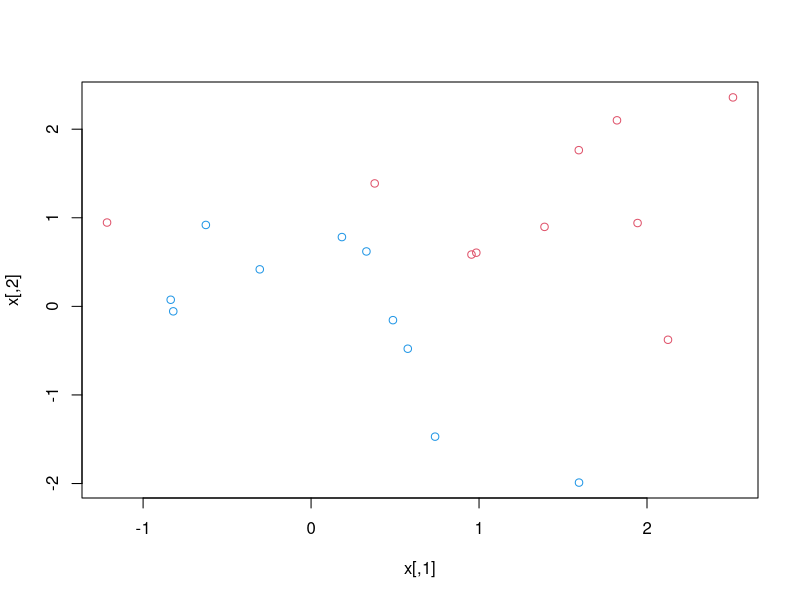
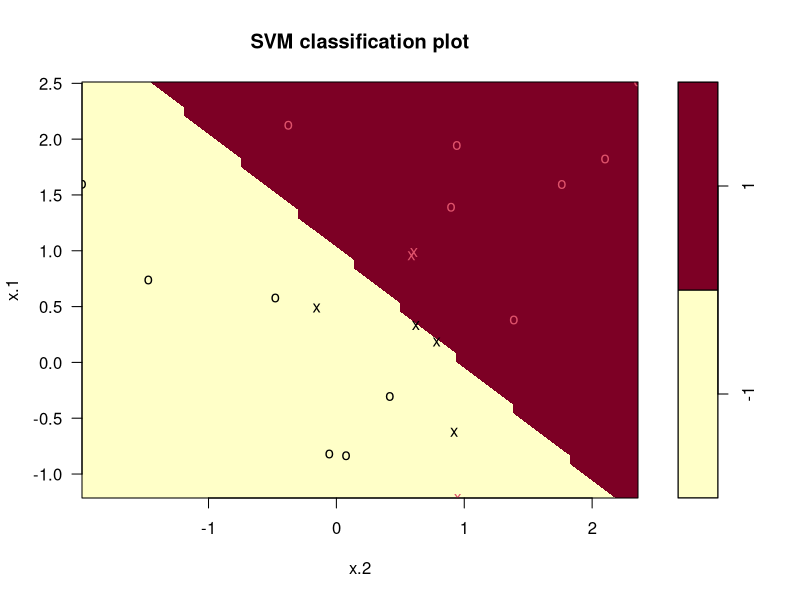
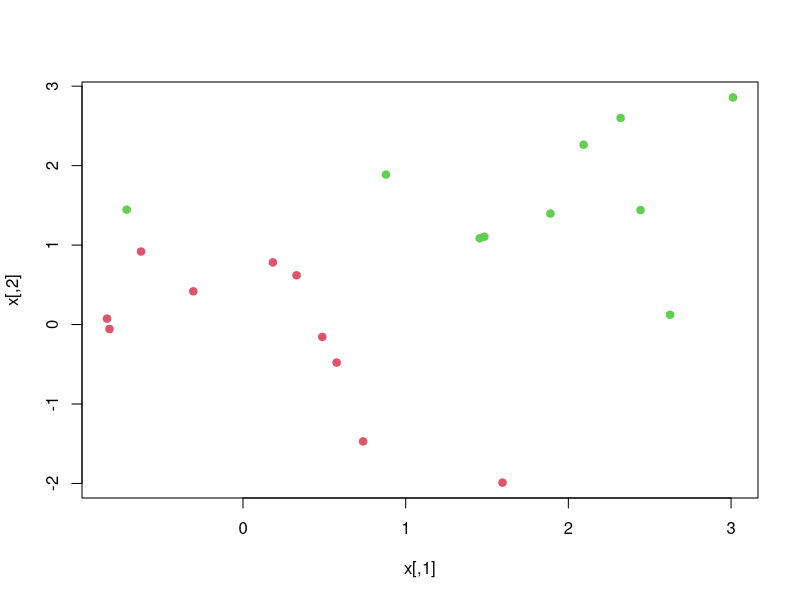
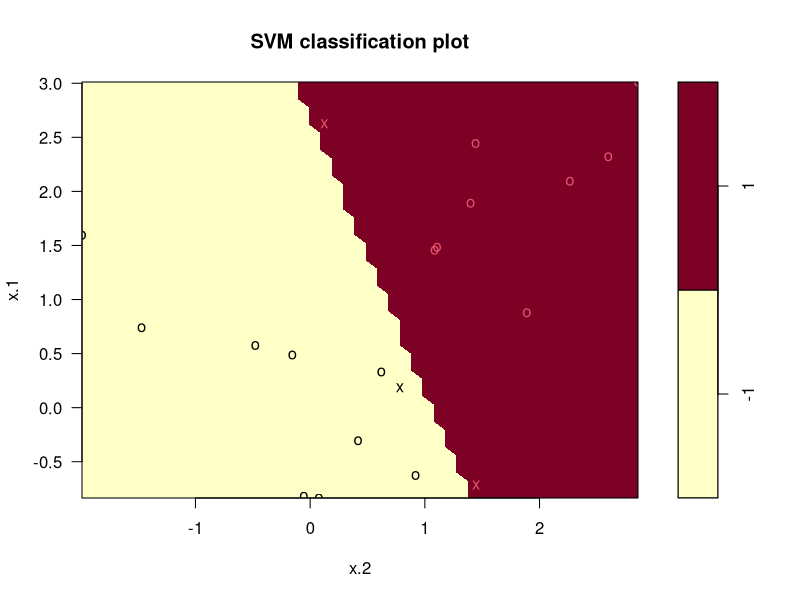
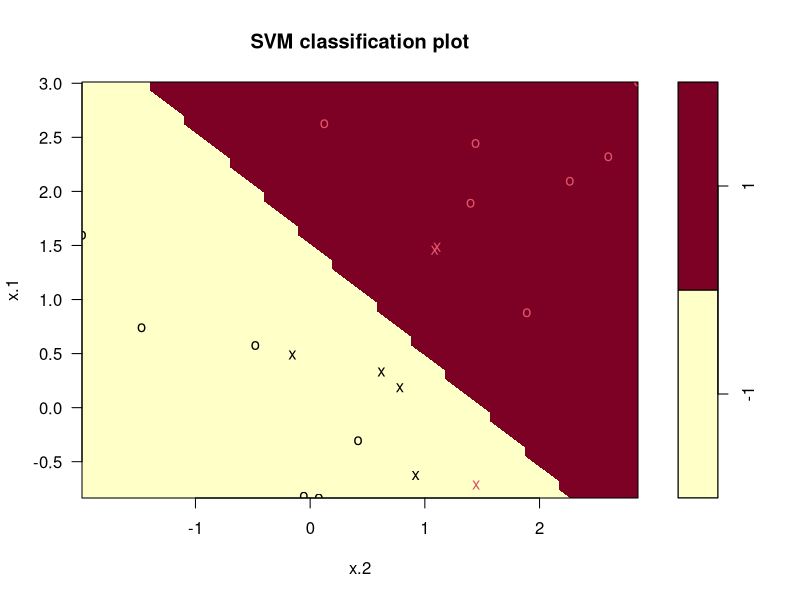
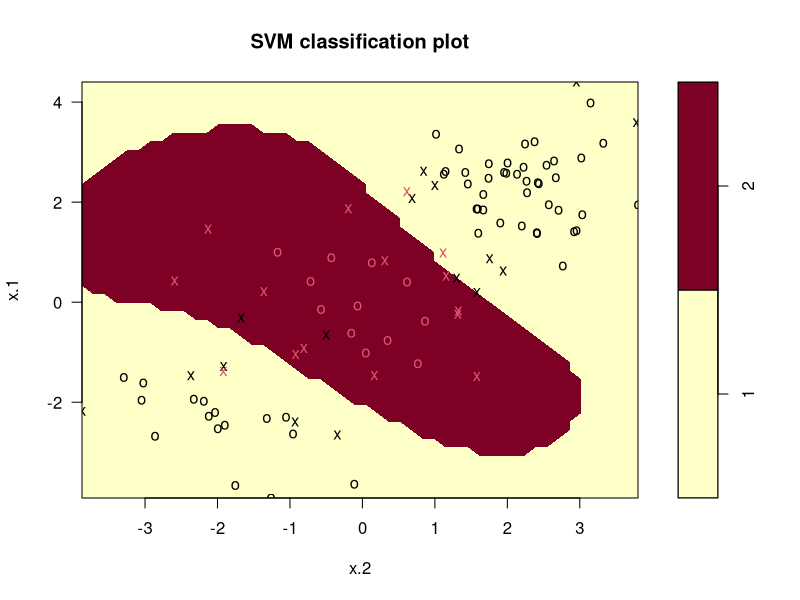
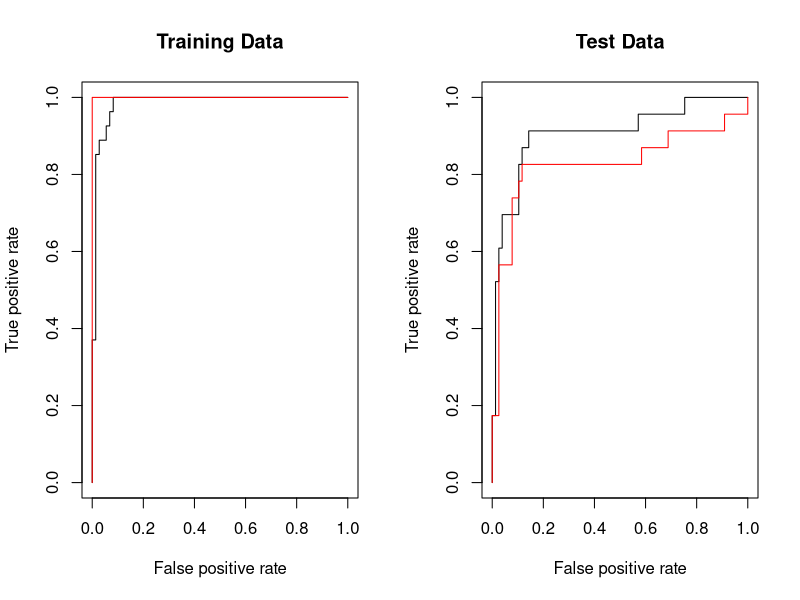
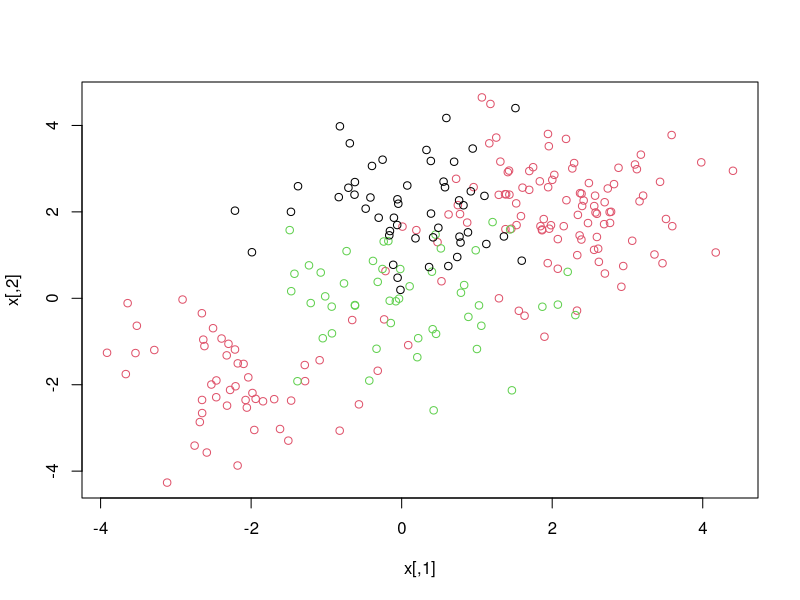

Write R code to recreate these figures, in order.
## ---- chunk 1
knitr::opts_chunk$set(echo = TRUE)
## ---- chunk 2
#create data
set.seed(1)
x<-matrix(rnorm(20*2),ncol=2)
x
y<-c(rep(-1,10),rep(1,10))
y
x[y==1,]<-x[y==1,]+1
x
#Here color is like a random variable. Color is different for different y value.
plot(x,col=(3-y))
#the observation is not linear separable
## ---- chunk 3
dat<-data.frame(x=x,y=as.factor(y))
library(e1071)
#scale=F tells r do not standardize the observation
#cost denotes the degree of error, large cost less error
svmfit<-svm(y~., data=dat, kernel="linear",cost=10,scale=F)
#When plotting SVC, data=dat argument is needed.
plot(svmfit,dat)
svmfit$index
summary(svmfit)
## ---- chunk 4
#e1017 has built in function tune() to perform 10-fold cross-validation
set.seed(1)
tune.out<-tune(svm,y~.,data=dat,kernel="linear",ranges=list(cost=c(0.001,0.01,0.1,0.1,1,5,10,100)))
summary(tune.out)
#We see cost=0.1 has  the lowest cross-validation error rate
#We can acess more information for the model with cost=0.1, which is the best model.
bestmod<-tune.out$best.model
summary(bestmod)
## ---- chunk 5
#predict() can also be used here
#We imitate the original data here for the test data
xtest<-matrix(rnorm(20*2),ncol=2)
ytest<-sample(c(-1,1),20,rep=T)
xtest[ytest==1,]<-xtest[ytest==1,]+1
testdat<-data.frame(x=xtest,y=as.factor(ytest))
#now we apply predict()
ypred<-predict(bestmod,testdat)
table(predict=ypred,truth=testdat$y)
## ---- chunk 6
x[y==1,]<-x[y==1,]+0.5
plot(x,col=(y+5)/2,pch=19)
#We fit maximal margin classifier simply by choosing very large cost
dat<-data.frame(x=x,y=as.factor(y))
svmfit<-svm(y~.,data=dat,kernel="linear",cost=1e5)
summary(svmfit)
plot(svmfit,dat)
#Since only 3 support vectors are used, this might provide bad predictions. If we change cost=1
svmfit<-svm(y~.,data=dat,kernel="linear",cost=1)
summary(svmfit)
plot(svmfit,dat)
#Now we used totally 7 support vectors
## ---- chunk 7
#create the data
set.seed(1)
x<-matrix(rnorm(200*2),ncol=2)
x[1:100,]<-x[1:100,]+2
x[101:150,]<-x[101:150,]-2
y<-c(rep(1,150),rep(2,50))
dat<-data.frame(x=x,y=as.factor(y)) #still two class
#create training set
train<-sample(200,100)
svmfit<-svm(y~.,data=dat[train,],kernel="radial",gamma=1,cost=1)
plot(svmfit,dat[train,])
#use tune() to perform cross-validation
set.seed(1)
tune.out<-tune(svm,y~.,data=dat[train,],kernel="radial",ranges=list(cost=c(0.1,1,10,100,1000),gamma=c(0.5,1,2,3,4)))
summary(tune.out)
#The best choice is cost=1, gamma=0.5
table(true=dat[-train,"y"],pred=predict(tune.out$best.model,newdata=dat[-train,]))
## ---- chunk 8
library(ROCR)
#write our own function for plotting ROC curve
rocplot<-function(pred,truth,...){
  predob<-prediction(pred,truth)
  #tpr=true positive rate, fpr=false positive rate
  perf<-performance(predob,"tpr","fpr")
  plot(perf,...)
}
svmfit.opt<-svm(y~.,data=dat[train,],kernel="radial",gamma=2,cost=1,decision.values=T)
fitted<-attributes(predict(svmfit.opt,dat[train,],decision.values=TRUE))$decision.values
par(mfrow=c(1,2))
#We use -fitted because this brings us the shape we want. Because it's -fitted, now the negative value represents class 1 and positive value represents class 2.
rocplot(-fitted,dat[train,"y"],main="Training Data")
#By increasing gamma, we can produce more flexible fit
svmfit.flex<-svm(y~.,data=dat[train,],kernel="radial",gamma=50,cost=1,decision.values=T)
fitted<-attributes(predict(svmfit.flex,dat[train,],decision.values=T))$decision.values
rocplot(-fitted,dat[train,"y"],add=T,col="red")
#However, previous results only shows training data, and we are also interested in testing data.
fitted<-attributes(predict(svmfit.opt,dat[-train,],decision.values=T))$decision.values
rocplot(-fitted,dat[-train,"y"],main="Test Data")
fitted<-attributes(predict(svmfit.flex,dat[-train,],decision.values=T))$decision.values
rocplot(-fitted,dat[-train,"y"],add=T,col="red")
## ---- chunk 9
set.seed(1)
x<-rbind(x,matrix(rnorm(50*2),ncol=2))
#previously entries of y=1 or y=2, so now there are three classes
y<-c(y,rep(0,50))
x[y==0,2]<-x[y==0,2]+2
dat<-data.frame(x=x,y=as.factor(y))
par(mfrow=c(1,1))
plot(x,col=(y+1))
svmfit<-svm(y~., data=dat,kernel="radial",cost=10,gamma=1)
plot(svmfit,dat)
